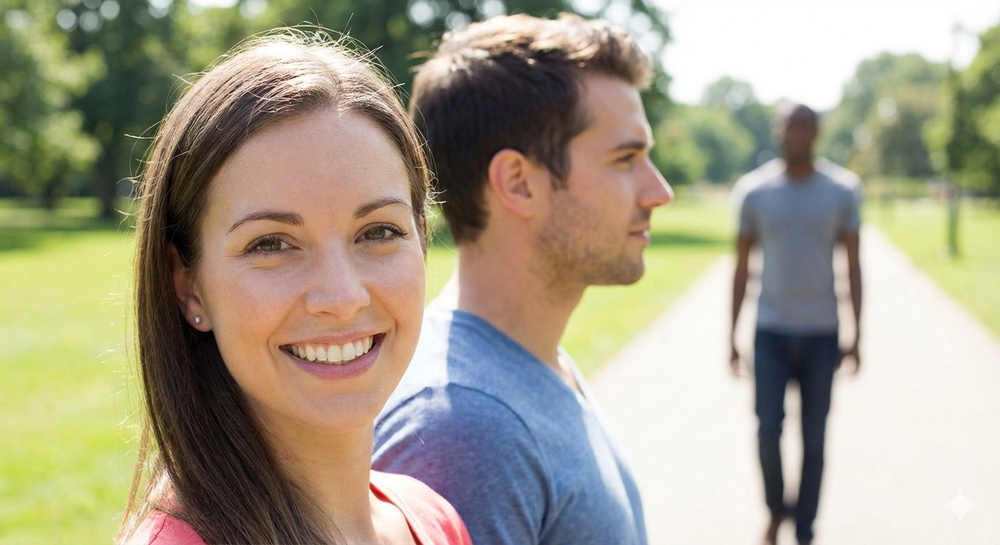
#> input picture ejercicioscapitulo7/personas.png, 1000 x 545 px, shrunk from 1408 x 768 before the run
$ python contador_personas.py
#> lines starting #> are read from the running program, lines starting #| are printed output that depends on the picture; after the words box and inside, x2 and y2 are one past the last pixel; in counts of white or black regions, pixels touching at a corner belong together
import cv2
import numpy as np
import matplotlib.pyplot as plt

face_cas = cv2.CascadeClassifier(cv2.data.haarcascades + 'haarcascade_frontalface_default.xml')
profile_cas = cv2.CascadeClassifier(cv2.data.haarcascades + 'haarcascade_profileface.xml')

img = cv2.imread('personas.png')
#> img is the input picture: shape (545, 1000, 3); mean B, G, R 137.8, 158.5, 164.8
if img is None:
    print("Error: No se encuentra la imagen 'taller_alfareria.jpg'")
else:
    gray = cv2.cvtColor(img, cv2.COLOR_BGR2GRAY)
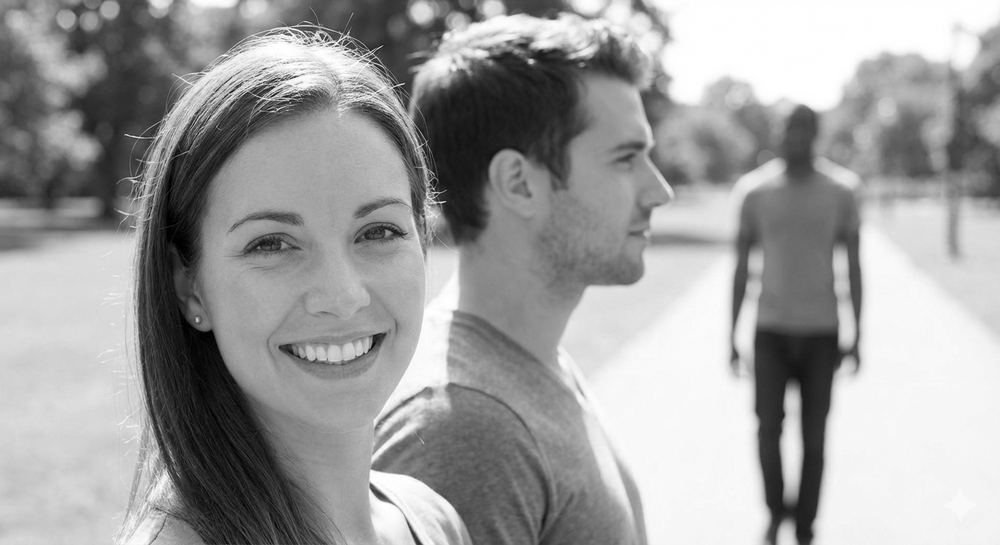
#> gray: shape (545, 1000); min 0, max 255, mean 158
    img_out = img.copy()

    frontales = face_cas.detectMultiScale(gray, 1.1, 5, minSize=(40, 40))
#> frontales = [[165, 121, 318, 318]]
    perfiles_normal = profile_cas.detectMultiScale(gray, 1.1, 4, minSize=(40, 40))
#> perfiles_normal = [[469, 142, 110, 110]]

    gray_flipped = cv2.flip(gray, 1)
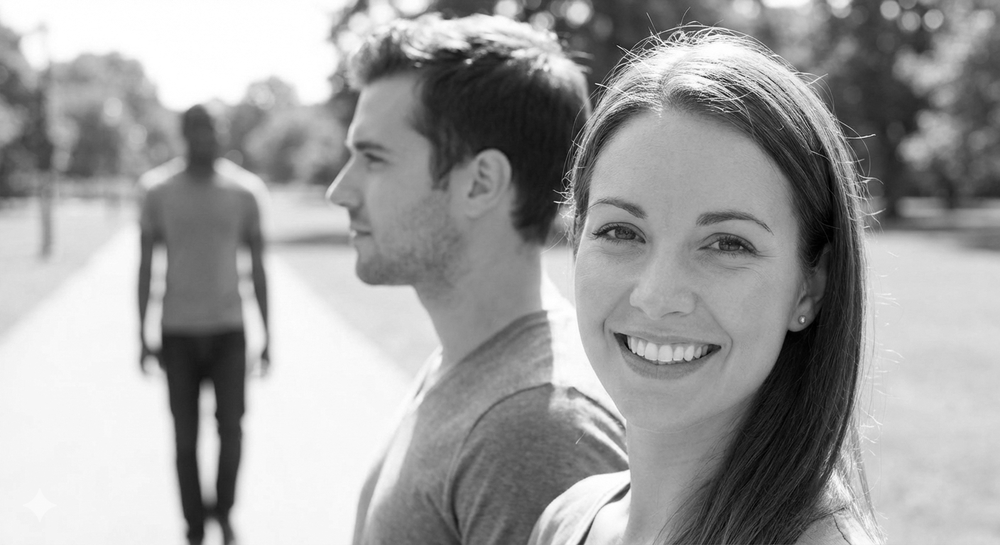
#> gray_flipped: shape (545, 1000); min 0, max 255, mean 158
    perfiles_flipped = profile_cas.detectMultiScale(gray_flipped, 1.1, 4, minSize=(40, 40))
#> perfiles_flipped = [[291, 78, 194, 194]]

    for (x, y, w, h) in frontales:
        cv2.rectangle(img_out, (x, y), (x+w, y+h), (255, 0, 0), 3)
#> this loop made 1 pass
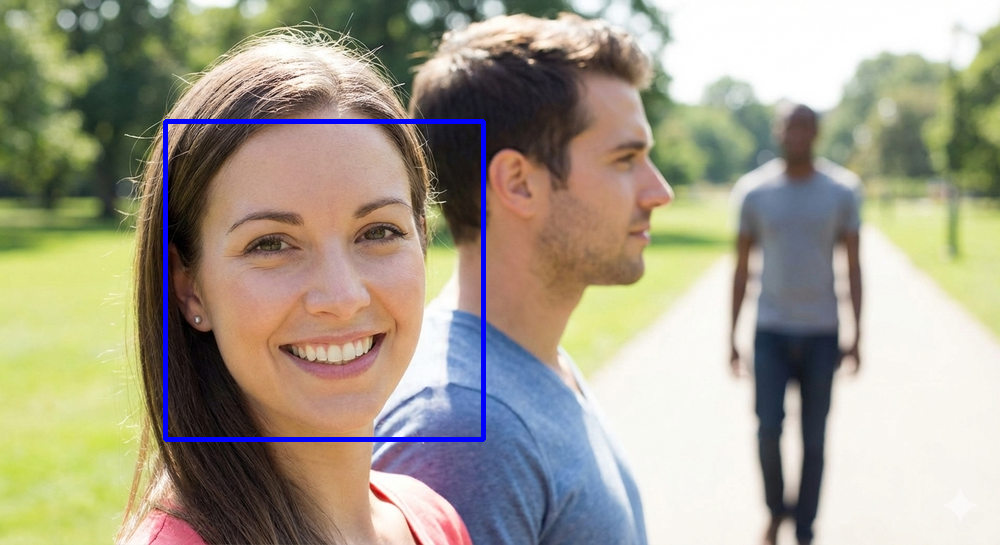
#> img_out: shape (545, 1000, 3); 1.16% of pixels changed, all inside (x1, y1, x2, y2) = (163, 119, 486, 442)

    for (x, y, w, h) in perfiles_normal:
        cv2.rectangle(img_out, (x, y), (x+w, y+h), (255, 0, 255), 3)
#> this loop made 1 pass
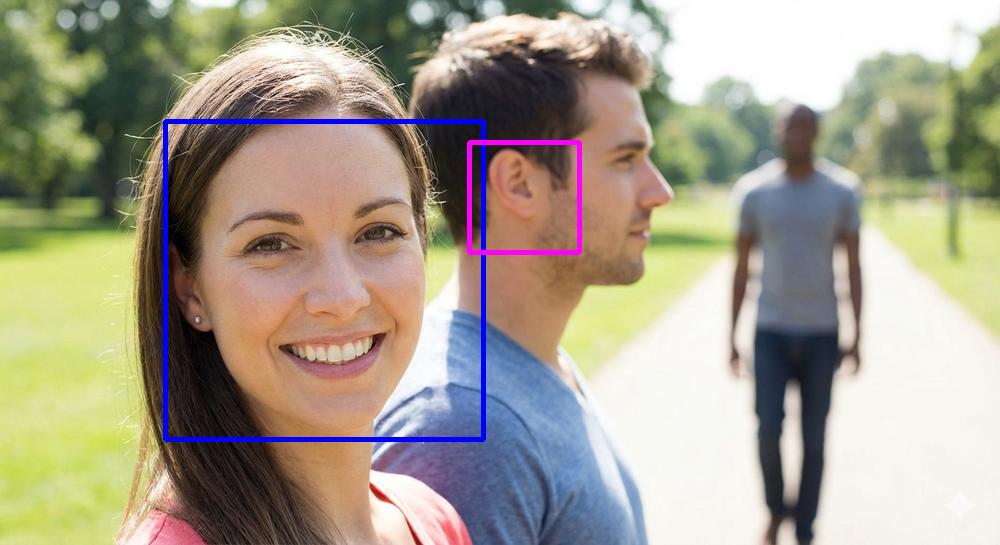
#> img_out: shape (545, 1000, 3); 0.4% of pixels changed, all inside (x1, y1, x2, y2) = (467, 140, 582, 255)

    ancho_img = img.shape[1]
#> ancho_img = 1000
    for (x, y, w, h) in perfiles_flipped:
        x_real = ancho_img - x - w
        cv2.rectangle(img_out, (x_real, y), (x_real+w, y+h), (0, 255, 255), 3)
#> this loop made 1 pass
#> (x, y, w, h, x_real) on pass 1: (291, 78, 194, 194, 515)
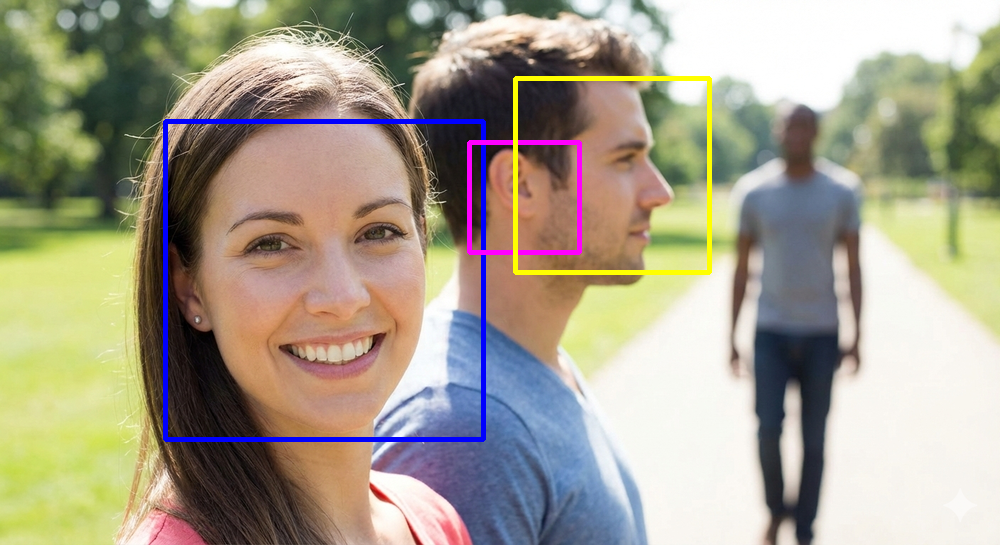
#> img_out: shape (545, 1000, 3); 0.71% of pixels changed, all inside (x1, y1, x2, y2) = (513, 76, 712, 275)

    plt.figure(figsize=(15, 10))
    plt.imshow(cv2.cvtColor(img_out, cv2.COLOR_BGR2RGB))
    plt.title('Detección Completa de Personas (Frontal + Perfiles)')
    plt.axis('off')
    plt.show()

$ run again, with ejercicioscapitulo7/coches.jpg saved as ejercicioscapitulo7/personas.png
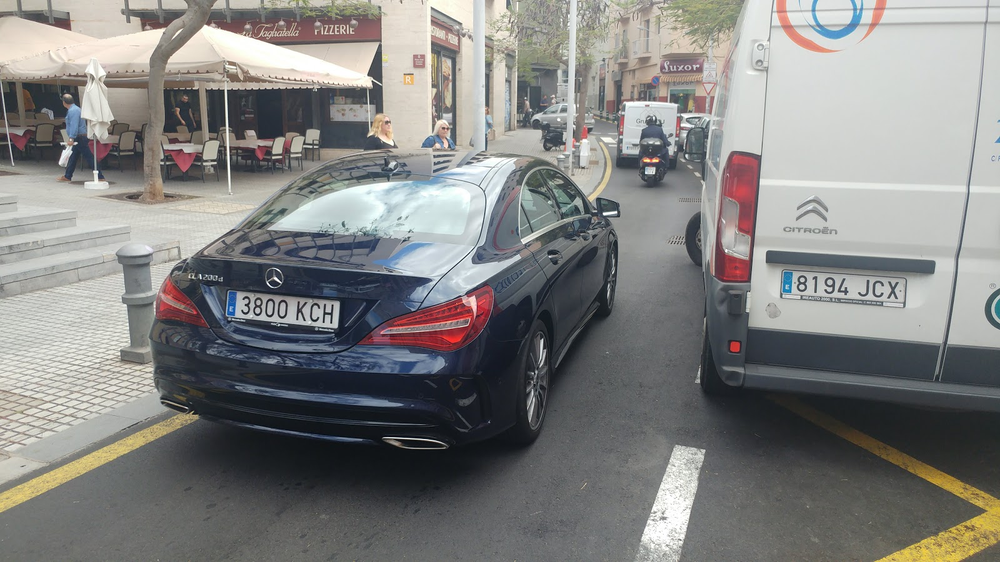
#> input picture ejercicioscapitulo7/coches.jpg, 1000 x 562 px, shrunk from 1600 x 900 before the run
#> img is the input picture: shape (562, 1000, 3); mean B, G, R 128.8, 130.3, 130.4
#> frontales = ()
#> `gray_flipped = cv2.flip(gray, 1)`:
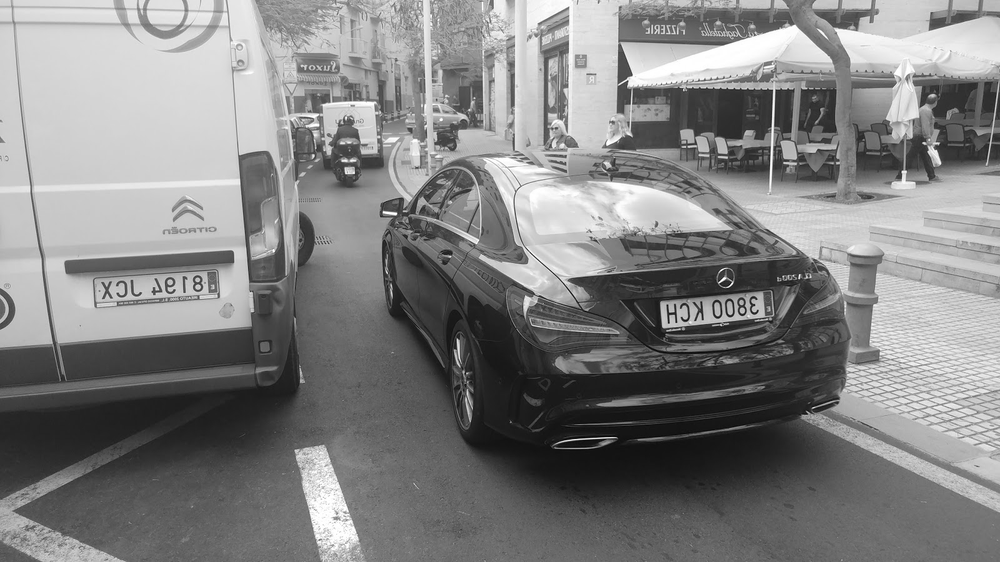
#> gray_flipped: shape (562, 1000); min 1, max 255, mean 130.1
#> perfiles_flipped = [[535, 112, 73, 73]]
#> the loop `for (x, y, w, h) in perfiles_flipped:` made 1 pass
#> (x, y, w, h, x_real) on pass 1: (535, 112, 73, 73, 392)
#> after the loop `for (x, y, w, h) in perfiles_flipped:`:
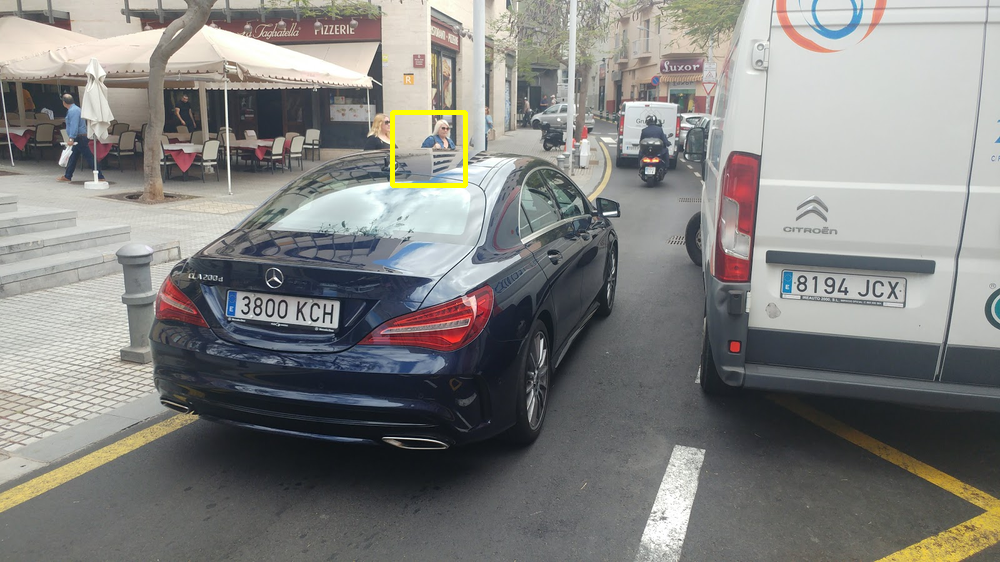
#> img_out: shape (562, 1000, 3); 0.26% of pixels changed, all inside (x1, y1, x2, y2) = (390, 110, 468, 188)

$ run again, with ejercicioscapitulo7/multitud.jpg saved as ejercicioscapitulo7/personas.png
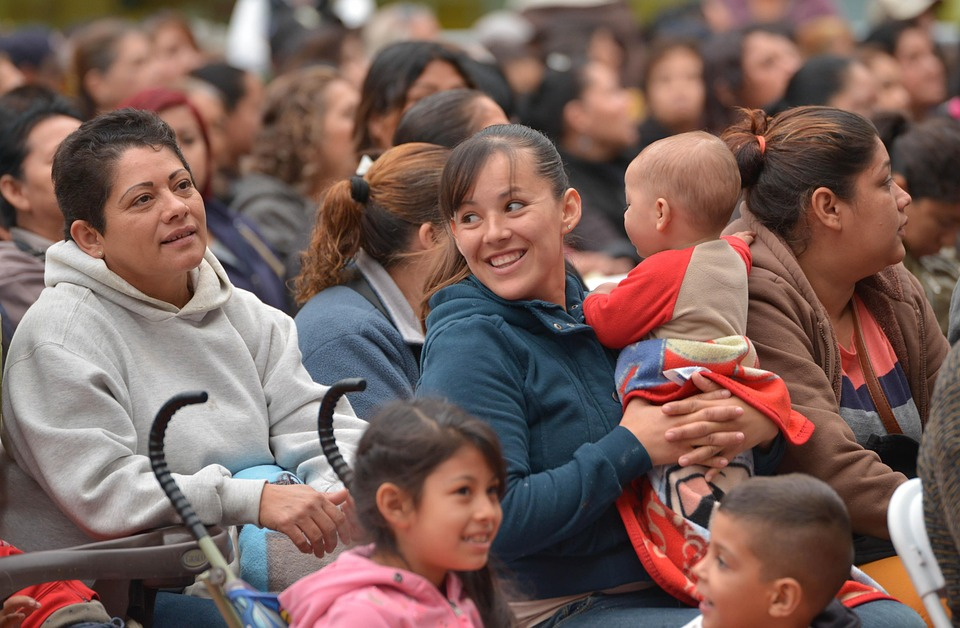
#> input picture ejercicioscapitulo7/multitud.jpg, 960 x 628 px
#> img is the input picture: shape (628, 960, 3); mean B, G, R 90.3, 96.6, 122.2
#> frontales = [[101, 40, 56, 56], [644, 53, 67, 67], [415, 449, 116, 116], [98, 143, 128, 128]]
#> perfiles_normal = [[665, 505, 118, 118]]
#> perfiles_flipped = [[19, 136, 124, 124], [440, 440, 133, 133], [742, 130, 152, 152]]
#> the loop `for (x, y, w, h) in frontales:` made 4 passes
#> the loop `for (x, y, w, h) in perfiles_normal:` made 1 pass
#> after the loop `for (x, y, w, h) in perfiles_normal:`:
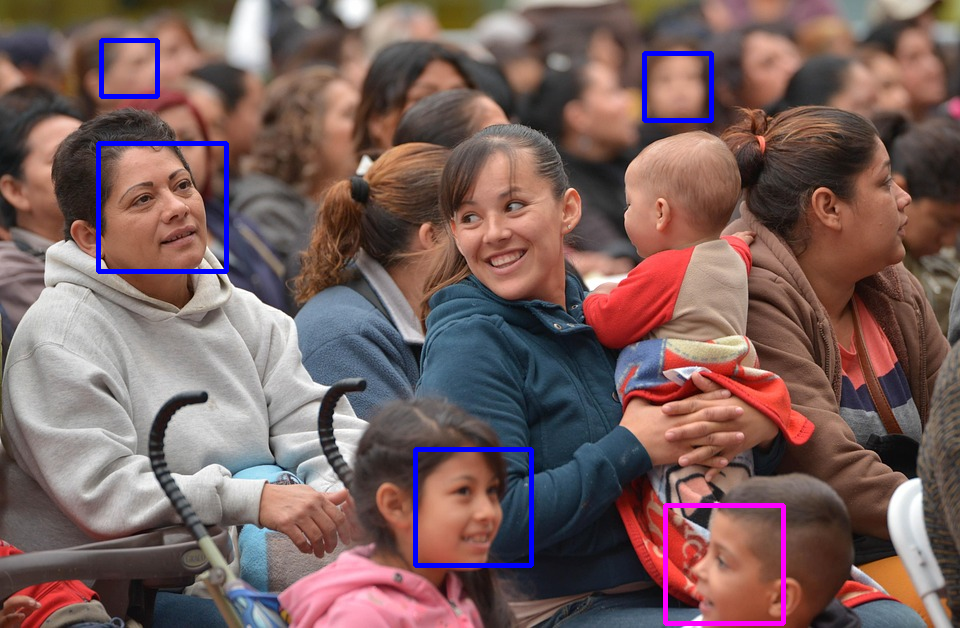
#> img_out: shape (628, 960, 3); mean B, G, R 93.3, 95.3, 121.4
#> the loop `for (x, y, w, h) in perfiles_flipped:` made 3 passes
#> (x, y, w, h, x_real) on passes 1 to 3: (19, 136, 124, 124, 817), (440, 440, 133, 133, 387), (742, 130, 152, 152, 66)
#> after the loop `for (x, y, w, h) in perfiles_flipped:`:
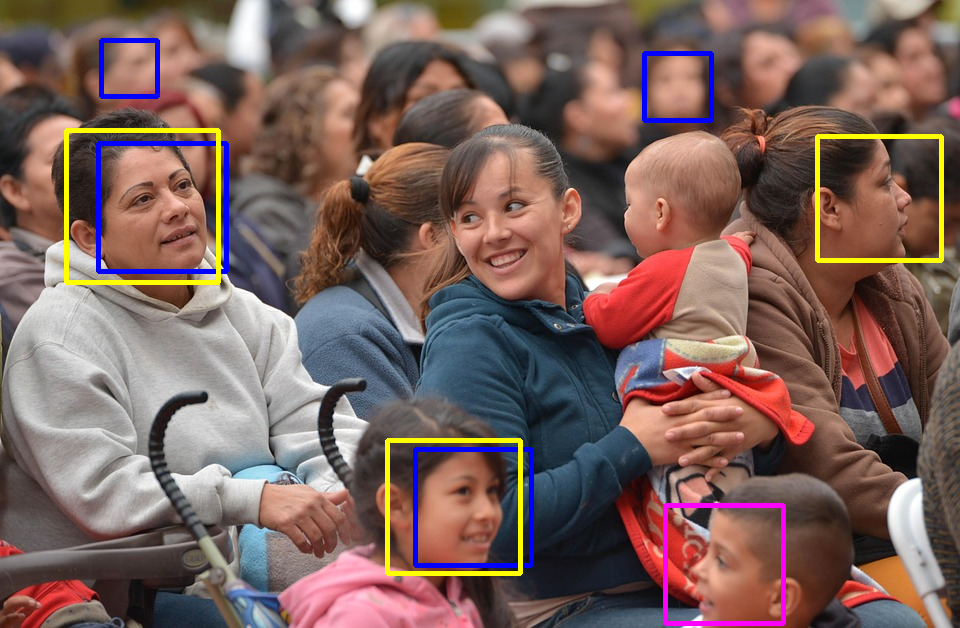
#> img_out: shape (628, 960, 3); 1.35% of pixels changed, all inside (x1, y1, x2, y2) = (64, 128, 944, 576)

$ run again, with ejercicioscapitulo7/perrogato.jpg saved as ejercicioscapitulo7/personas.png
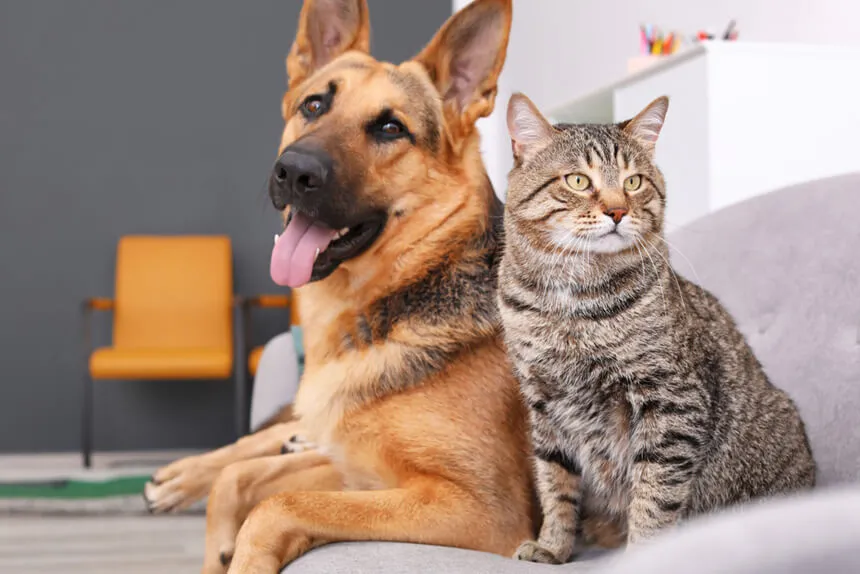
#> input picture ejercicioscapitulo7/perrogato.jpg, 860 x 574 px
#> img is the input picture: shape (574, 860, 3); mean B, G, R 129.5, 141.2, 162.7
#> frontales = [[528, 229, 59, 59]]
#> perfiles_normal = ()
#> `gray_flipped = cv2.flip(gray, 1)`:
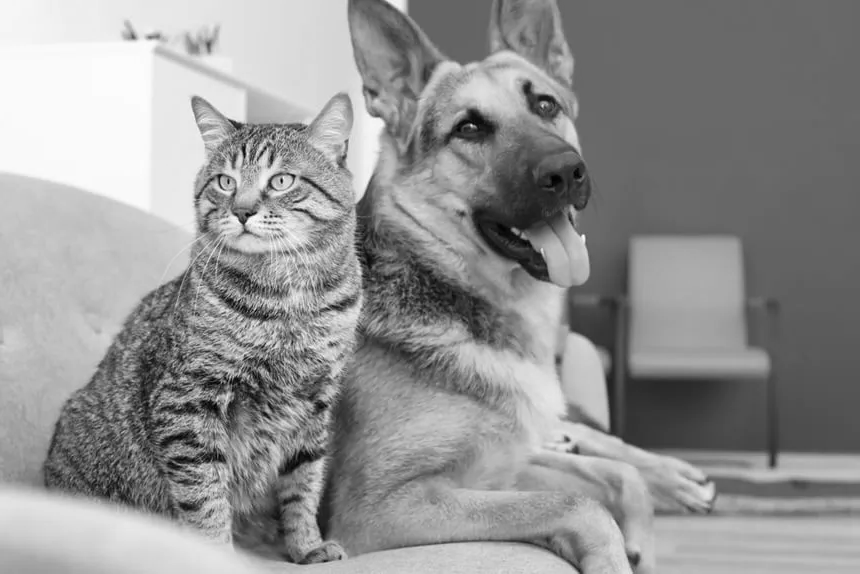
#> gray_flipped: shape (574, 860); min 0, max 255, mean 146.3
#> the loop `for (x, y, w, h) in frontales:` made 1 pass
#> after the loop `for (x, y, w, h) in frontales:`:
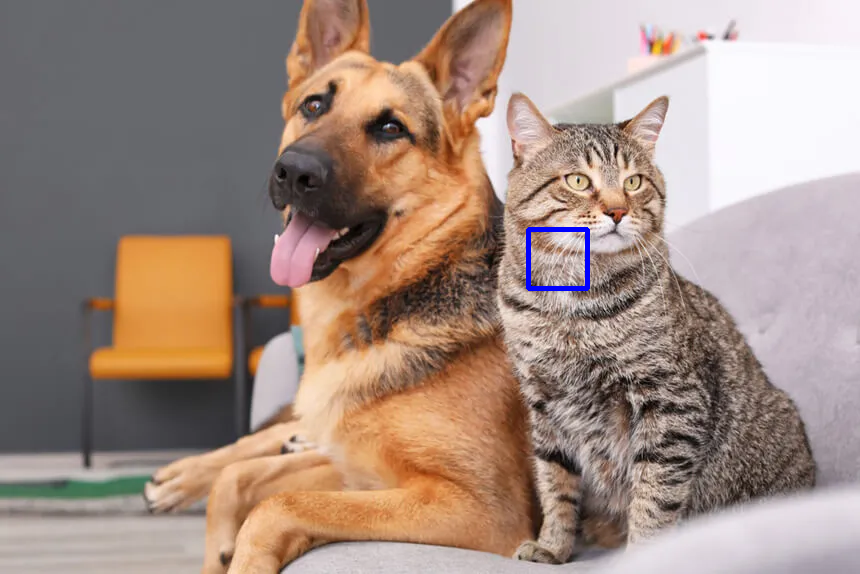
#> img_out: shape (574, 860, 3); 0.24% of pixels changed, all inside (x1, y1, x2, y2) = (526, 227, 590, 291)
